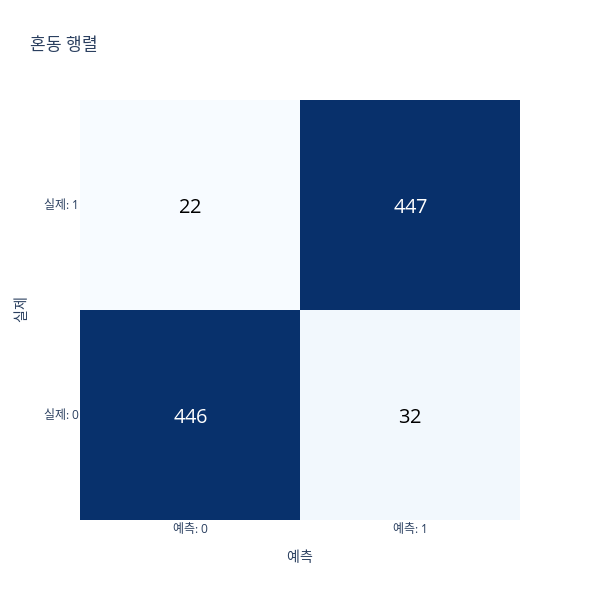

Write notebook code for a chart like this one.
### Markdown cell above
LightGBM 모델 학습 및 배포

### Code cell
# 모델 학습 및 배포
lightgbm_endpoint_name = train_and_deploy_model(project_name, train_path, val_path, output_path, model_type='lightgbm')
# 모델 예측
lightgbm_predict_label = model_prediction(lightgbm_endpoint_name, features)
# 모델 평가
plot_confusion_matrix(ground_truth_label, lightgbm_predict_label)

### Figure 1 — Plotly figure (JSON) as saved in the notebook; plotly's stock layout.template omitted (floating-point values rounded to 4 significant figures)
{"data": [{"colorscale": [[0, "rgb(247,251,255)"], [0.125, "rgb(222,235,247)"], [0.25, "rgb(198,219,239)"], [0.375, "rgb(158,202,225)"], [0.5, "rgb(107,174,214)"], [0.625, "rgb(66,146,198)"], [0.75, "rgb(33,113,181)"], [0.875, "rgb(8,81,156)"], [1, "rgb(8,48,107)"]], "showscale": false, "type": "heatmap", "x": ["예측: 0", "예측: 1"], "y": ["실제: 0", "실제: 1"], "z": [[446, 32], [22, 447]]}], "layout": {"annotations": [{"font": {"color": "white", "size": 20}, "showarrow": false, "text": "446", "x": 0, "y": 0}, {"font": {"color": "black", "size": 20}, "showarrow": false, "text": "32", "x": 1, "y": 0}, {"font": {"color": "black", "size": 20}, "showarrow": false, "text": "22", "x": 0, "y": 1}, {"font": {"color": "white", "size": 20}, "showarrow": false, "text": "447", "x": 1, "y": 1}], "height": 600, "title": {"text": "혼동 행렬"}, "width": 600, "xaxis": {"title": {"text": "예측"}}, "yaxis": {"title": {"text": "실제"}}}}
